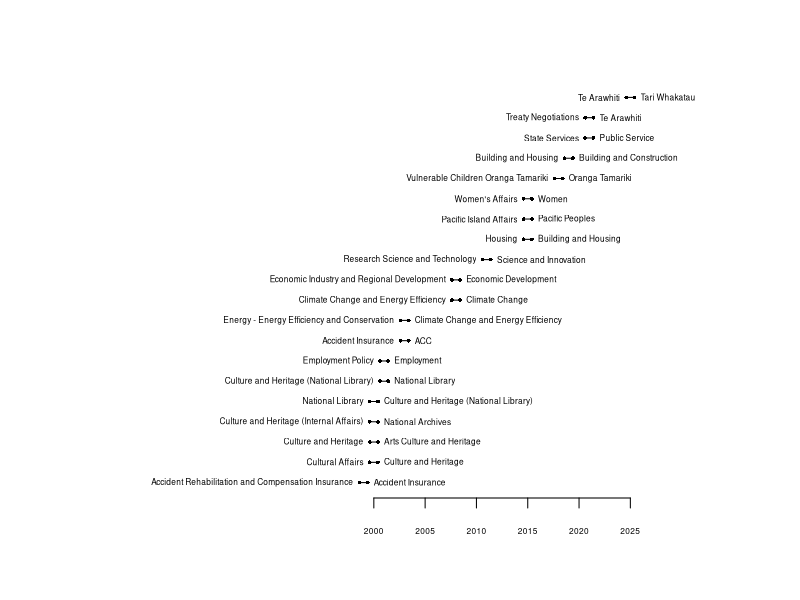

Recreate this plot in R.
## ---- chunk 1
knitr::opts_chunk$set(echo = TRUE)
## ---- chunk 2
notes <- readLines("votes-notes.txt", warn = FALSE)
head(notes)
length(notes)
## ---- chunk 3
noteBody <- notes[seq(from = 2, to = length(notes), by = 3)]
head(noteBody)
length(noteBody)
## ---- chunk 4
renamedNotes <- noteBody[grepl("was renamed", noteBody, fixed = TRUE)]
head(renamedNotes)
length(renamedNotes)
## ---- chunk 5
getYear <- function(note) {
  parts <- strsplit(note, "Budget ", fixed = TRUE)[[1]]
  year_str <- substring(parts[2], 1, 4)
  as.numeric(year_str)
}
getYear(renamedNotes[1])
getYear(renamedNotes[2])
sapply(renamedNotes, getYear, USE.NAMES = FALSE)
## ---- chunk 6
tests <- list(
  "",                          # empty string
  "No Budget here 2010",       # missing "Budget " literal
  "Budget 99",                 # too short after "Budget "
  123,                         # non-character input
  c("Budget 2010", "Budget 2011") # vector of length > 1 (function assumes single string)
)
test_results <- lapply(tests, function(x) {
  result <- tryCatch(
    getYear(x),
    error = function(e) paste0("ERROR: ", conditionMessage(e)),
    warning = function(w) paste0("WARNING: ", conditionMessage(w))
  )
  result
})
names(test_results) <- c("empty_string", "noBudget", "shortAfterBudget", "numeric_input", "vector_input")
test_results
## ---- chunk 7
getYear <- function(note) {
  if (!is.character(note)) stop("'note' must be a character value.")
  if (length(note) != 1) stop("'note' must be a single character value.")
  if (nchar(note) == 0) stop("'note' must be non-empty.")
  if (!grepl("Budget ", note, fixed = TRUE)) {
    stop("'note' does not contain the text 'Budget '. Can't get year.")
  }
  parts <- strsplit(note, "Budget ", fixed = TRUE)[[1]]
  if (length(parts) < 2 || nchar(parts[2]) < 4) {
    stop("Can't get a 4-digit year after 'Budget '.")
  }
  year_txt <- substring(parts[2], 1, 4)
  if (!grepl("^[0-9]{4}$", year_txt)) stop("Text after 'Budget ' is not a 4-digit year.")
  as.numeric(year_txt)
}
test_results_fixed <- lapply(tests, function(x) {
  result <- tryCatch(
    getYear(x),
    error = function(e) paste0("ERROR: ", conditionMessage(e))
  )
  result
})
test_results_fixed
sapply(renamedNotes, getYear, USE.NAMES = FALSE)
## ---- chunk 8
isVote <- function(words) {
  first_ch <- substring(words, 1, 1)
  is_upper <- first_ch %in% LETTERS
  starts_dash <- substring(words, 1, 1) == "-"
  starts_paren <- substring(words, 1, 1) == "("
  is_and <- words == "and"
  as.logical(is_upper | starts_dash | starts_paren | is_and)
}
isVote("A")
isVote("a")
isVote(c("-a", "(a)", "and"))
words <- strsplit(renamedNotes[1], " ")[[1]]
words
isVote(words)
## ---- chunk 9
isVote <- function(words) {
  if (!is.character(words)) stop("'words' must be a character vector")
  if (length(words) < 1) stop("'words' must contain at least 1 value")
  if (any(nchar(words) == 0)) stop("All values in 'words' must contain at least 1 character")
  first_ch <- substring(words, 1, 1)
  is_upper <- first_ch %in% LETTERS
  starts_dash <- substring(words, 1, 1) == "-"
  starts_paren <- substring(words, 1, 1) == "("
  is_and <- words == "and"
  as.logical(is_upper | starts_dash | starts_paren | is_and)
}
isVote("ok")
# Other examples gives the correct error message
## ---- chunk 10
extractToVote <- function(text_piece) {
  words <- strsplit(text_piece, " ")[[1]]
  words <- gsub("[\\.,]$", "", words)
  flags <- isVote(words)
  if (!any(flags)) return(NA_character_)
  run_len <- rle(flags)$lengths
  run_vals <- rle(flags)$values
  if (!run_vals[1]) {
    stop("No Vote-like words at start of the 'to' piece.")
  }
  n_votes <- run_len[1]
  vote_words <- words[seq_len(n_votes)]
  if (length(vote_words) >= 1 && vote_words[1] == "Vote") vote_words <- vote_words[-1]
  paste(vote_words, collapse = " ")
}
pieces1 <- strsplit(renamedNotes[1], " was renamed to ")[[1]]
pieces1
toVote1 <- extractToVote(pieces1[2])
toVote1
## ---- chunk 11
extractFromVote <- function(text_piece) {
  words <- strsplit(text_piece, " ")[[1]]
  words <- gsub("[\\.,]$", "", words)
  rwords <- rev(words)
  flags <- isVote(rwords)
  run_r <- rle(flags)
  n_votes <- run_r$lengths[1]
  vote_words_rev <- rwords[seq_len(n_votes)]
  vote_words <- rev(vote_words_rev)
  if (length(vote_words) >= 1 && vote_words[1] == "Vote") vote_words <- vote_words[-1]
  paste(vote_words, collapse = " ")
}

fromVote1 <- extractFromVote(pieces1[1])
fromVote1
## ---- chunk 12
getVote <- function(text, forwards = TRUE) {
  if (forwards) {
    extractToVote(text)
  } else {
    extractFromVote(text)
  }
}
getVote(pieces1[2])
getVote(pieces1[1], forwards = FALSE)

pieces2 <- strsplit(renamedNotes[2], " was renamed to ", fixed = TRUE)[[1]]
getVote(pieces2[2])
getVote(pieces2[1], forwards = FALSE)
## ---- chunk 13
getVoteVec <- function(text, forwards = TRUE) {
  words <- strsplit(text, " ")[[1]]
  words <- gsub("[\\.,]$", "", words)
  if (forwards) {
    flags <- isVote(words)
    r <- rle(flags)
    n <- r$lengths[1]
    vote_words <- words[seq_len(n)]
    if (length(vote_words) >= 1 && vote_words[1] == "Vote") vote_words <- vote_words[-1]
    paste(vote_words, collapse = " ")
  } else {
    rwords <- rev(words)
    flags <- isVote(rwords)
    r <- rle(flags)
    n <- r$lengths[1]
    vote_words_rev <- rwords[seq_len(n)]
    vote_words <- rev(vote_words_rev)
    if (length(vote_words) >= 1 && vote_words[1] == "Vote") vote_words <- vote_words[-1]
    paste(vote_words, collapse = " ")
  }
}

identical(getVote(pieces1[2]), getVoteVec(pieces1[2]))
identical(getVote(pieces1[1], forwards = FALSE), getVoteVec(pieces1[1], forwards = FALSE))
## ---- chunk 14
getChange <- function(note) {
  pieces <- strsplit(note, " was renamed to ", fixed = TRUE)[[1]]
  yr <- getYear(note)
  from <- tryCatch(getVote(pieces[1], forwards = FALSE))
  to <- tryCatch(getVote(pieces[2], forwards = TRUE))
  structure(c(year = as.character(yr), from = from, to = to),
            names = c("year", "from", "to"))
}

getChange(renamedNotes[1])
getChange(renamedNotes[2])
## ---- chunk 15
getChange <- function(note) {
  pieces <- strsplit(note, " was renamed to ", fixed = TRUE)[[1]]
  if (length(pieces) == 1) {
    pieces <- strsplit(note, " was renamed ", fixed = TRUE)[[1]]
  }
  yr <- getYear(note)
  from <- tryCatch(getVote(pieces[1], forwards = FALSE))
  to <- tryCatch(getVote(pieces[2], forwards = TRUE))
  structure(c(year = as.character(yr), from = from, to = to),
            names = c("year", "from", "to"))
}
changes <- lapply(renamedNotes, getChange)
head(changes, 3)
length(changes)
## ---- chunk 16
voteChanges <- do.call(rbind, lapply(changes, function(x) as.data.frame(as.list(x), stringsAsFactors = FALSE)))
voteChanges$year <- as.numeric(as.character(voteChanges$year))
rownames(voteChanges) <- NULL
head(voteChanges)
dim(voteChanges)
sapply(voteChanges, class)
## ---- chunk 17
o <- order(voteChanges$year, decreasing=FALSE)
voteChanges <- voteChanges[o, ]
n <- nrow(voteChanges)

# Set up empty plot with correct x/y limits
plot(NULL, xlim = c(min(voteChanges$year) - 25, max(voteChanges$year) + 10),
     ylim = c(n,1), yaxt = "n", xaxt = "n",
     xlab = "", ylab = "", bty = "n")

par(cex = 0.5)
axis(1, at = seq(2000, 2025, by = 5))

for (i in seq_len(n)) {
  y <- n - i + 1
  x <- voteChanges$year[i]
  points(c(x - 0.4, x + 0.4), rep(y, 2), pch = 16)
  lines(c(x - 0.4, x + 0.4), rep(y, 2))
  text(x - 1, y, voteChanges$from[i], adj = 1)
  text(x + 1, y, voteChanges$to[i], adj = 0)
}
